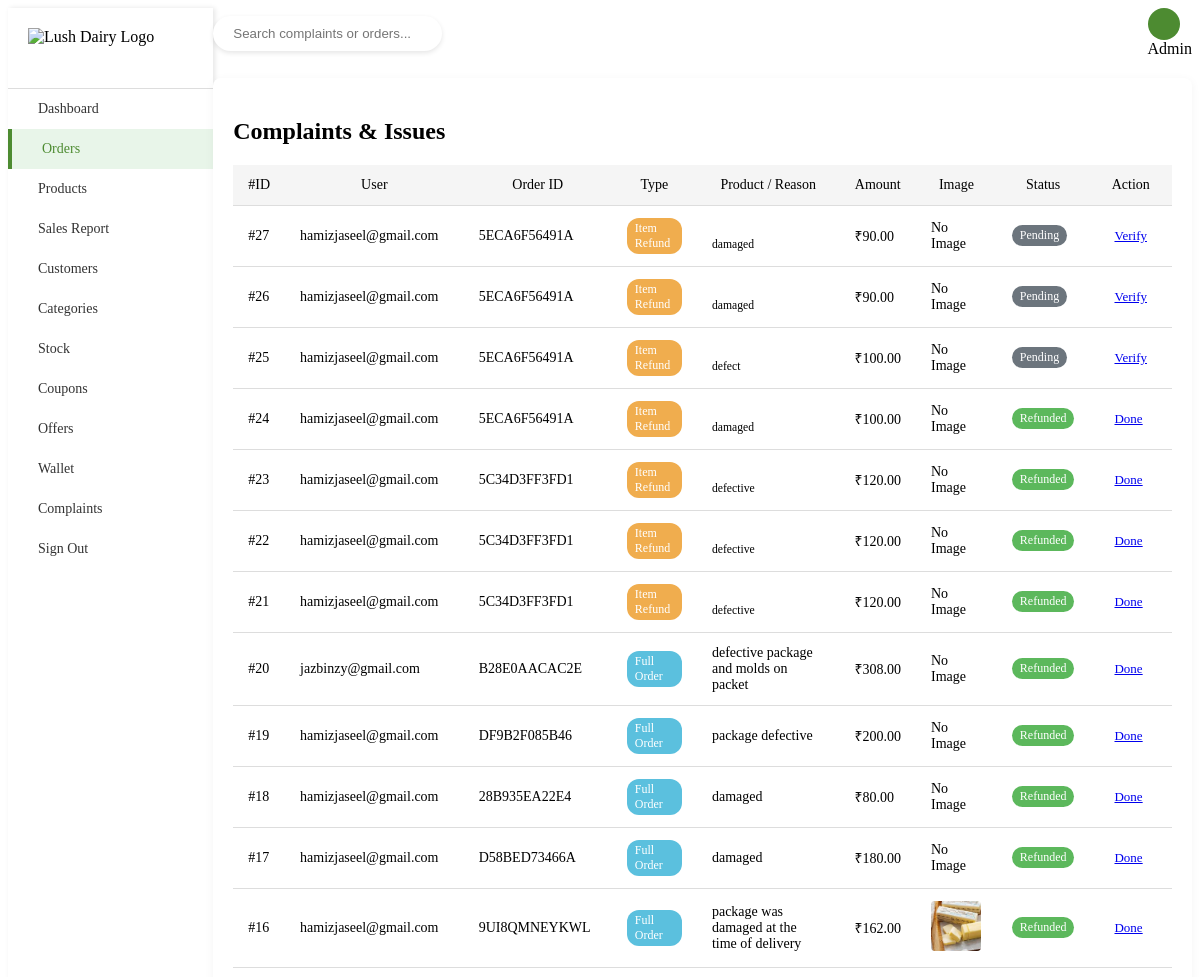
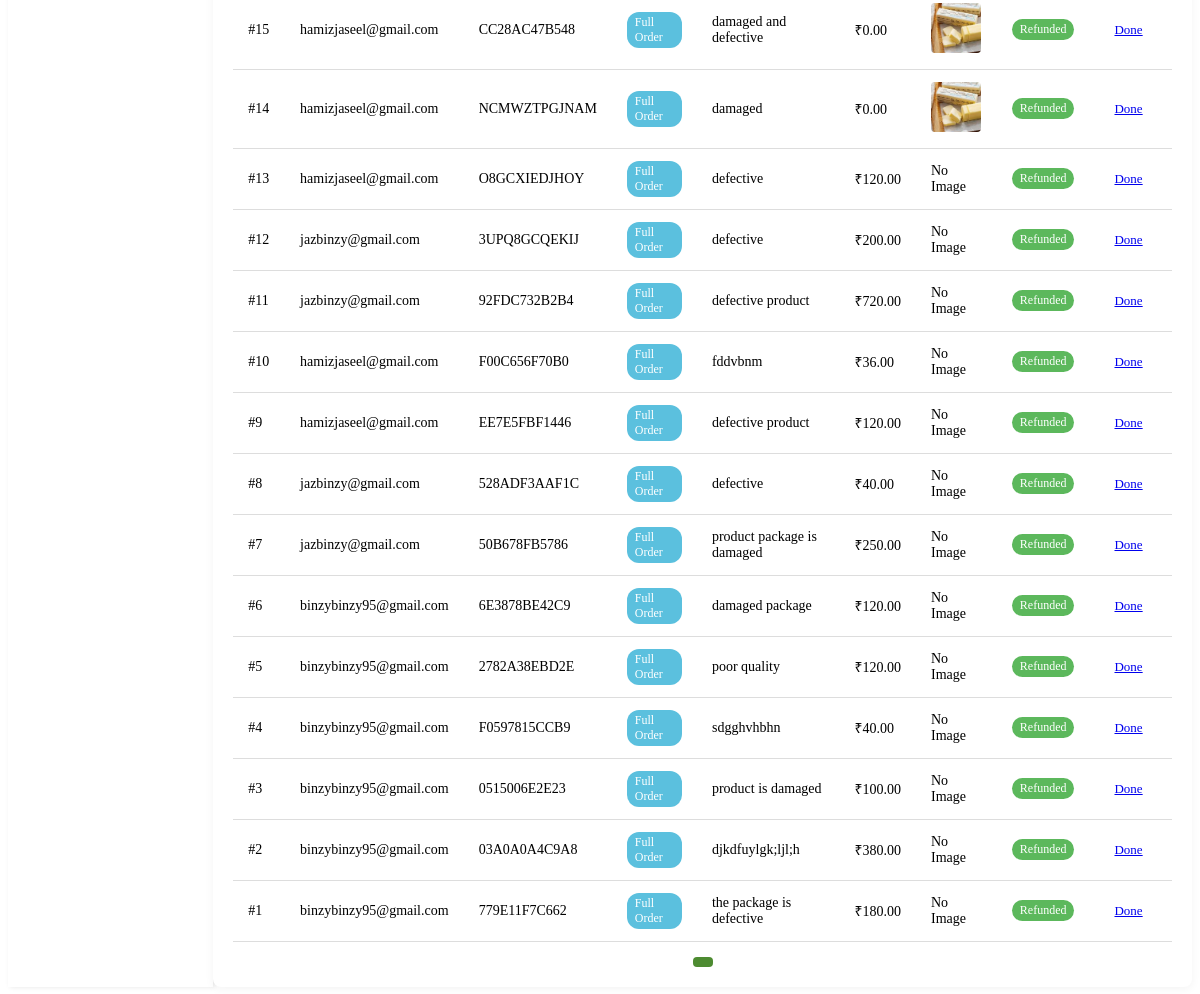
Page /accounts/return/requests/ on the committed database (2 pictures, top to bottom).
### app/models.py (models this page shows, shortened)
class ReturnRequest(models.Model):
    user = models.ForeignKey(CustomUser, on_delete=models.CASCADE)
    order = models.ForeignKey(Order, on_delete=models.CASCADE)
    order_item = models.ForeignKey(
        OrderItem, on_delete=models.CASCADE, null=True, blank=True
    )
    reason = models.TextField()
    refund_amount = models.DecimalField(max_digits=10, decimal_places=2)
    verified = models.BooleanField(default=False)
    refunded = models.BooleanField(default=False)
    requested_at = models.DateTimeField(auto_now_add=True)
    image = models.ImageField(upload_to="complaint_images/", blank=True, null=True)

class Order(models.Model):
    ORDER_STATUS = [
        ("pending", "Pending"),
        ("processing", "Processing"),
        ("shipped", "Shipped"),
        ("delivered", "Delivered"),
        ("cancelled", "Cancelled"),
        ("returned", "Returned"),
        ("Partially Cancelled", "Partially Cancelled"),
        ("Resolved", "Resolved"),
    ]
    RETURN_STATUS_CHOICES = [
        ("not_requested", "Not Requested"),
        ("requested", "Requested"),
        ("approved", "Approved"),
        ("rejected", "Rejected"),
    ]
    user = models.ForeignKey(
        CustomUser, on_delete=models.CASCADE, related_name="orders"
    )
    product = models.ForeignKey(
        Product, on_delete=models.CASCADE, null=True, blank=True
    )
    order_id = models.CharField(max_length=20, unique=True)
    razorpay_order_id = models.CharField(max_length=100, null=True, blank=True)
    total_amount = models.DecimalField(max_digits=10, decimal_places=2, null=True)
    status = models.CharField(max_length=20, choices=ORDER_STATUS, default="pending")
    address = models.ForeignKey(Address, on_delete=models.SET_NULL, null=True)
    created_at = models.DateTimeField(auto_now_add=True)
    updated_at = models.DateTimeField(auto_now=True)
    payment_method = models.CharField(max_length=50, default="COD")
    subtotal = models.DecimalField(max_digits=10, decimal_places=2, null=True)
    discount = models.DecimalField(max_digits=10, decimal_places=2, default=0)
    shipping = models.DecimalField(max_digits=10, decimal_places=2, default=0)
    return_status = models.CharField(
        max_length=20,
        choices=RETURN_STATUS_CHOICES,
        default="not_requested",
        blank=True,
    )
    address_name = models.CharField(max_length=100, default="")
    address_phone = models.CharField(max_length=15, default="")
    address_line1 = models.CharField(max_length=255, default="")
    address_line2 = models.CharField(max_length=255, blank=True, default="")
    address_city = models.CharField(max_length=100, default="")
    address_state = models.CharField(max_length=100, default="")
    address_zipcode = models.CharField(max_length=10, default="")
    coupon = models.ForeignKey(
        "Coupon", null=True, blank=True, on_delete=models.SET_NULL
    )
    wallet_amount = models.DecimalField(max_digits=10, decimal_places=2, default=0.00)
    class Meta:
        ordering = ["-created_at"]

### accounts/models.py (models this page shows, shortened)
class CustomUser(AbstractUser):
    is_user = models.BooleanField(default=False)
    is_panel_staff = models.BooleanField(default=False)
    referral_code = models.CharField(max_length=10, unique=True, blank=True, null=True)
    referred_by = models.ForeignKey(
        "self", null=True, blank=True, on_delete=models.SET_NULL
    )
    is_admin_user = models.BooleanField(default=False)
    is_blocked = models.BooleanField(default=False)
    created_at = models.DateTimeField(default=timezone.now)
    mobile = models.CharField(max_length=15, blank=True)
    profile_image = models.ImageField(
        upload_to="profiles/", default="profiles/default.jpeg"
    )
    bio = models.TextField(blank=True)
    pending_email = models.EmailField(blank=True, null=True)
    email_otp = models.CharField(max_length=6, blank=True, null=True)
    email_verified = models.BooleanField(default=False)

### accounts/views.py (the view)
def admin_return_requests(request):
    query = request.GET.get("q", "").strip()
    return_requests = ReturnRequest.objects.select_related(
        "user", "order_item", "order_item__product", "order_item__order"
    )
    if query:
        return_requests = return_requests.filter(
            Q(user__email__icontains=query)
            | Q(order_item__order__order_id__icontains=query)
            | Q(order_item__product__name__icontains=query)
        )
    return_requests = return_requests.order_by("-requested_at")
    return render(
        request,
        "admin_panel/return_request.html",
        {"return_requests": return_requests, "q": query},
    )

### templates/admin_panel/return_request.html (shortened to what this page needs)
{% extends 'admin_panel/base.html' %}
{% load static %}
{% block content %}
    <div class="container">
        <div class="sidebar">
            <div class="logo">
                <img src="{% static 'images/logo.png' %}" alt="Lush Dairy Logo">
            </div>
            <div class="nav-menu">
                <a href="{% url 'admin_panel:admin_dashboard' %}" class="nav-item">
                     Dashboard
                </a>
                <a href="{% url 'admin_panel:admin_order_list' %}"
                   class="nav-item active">
                     Orders
                </a>
                <a href="{% url 'admin_panel:product_list' %}" class="nav-item">
                     Products
                </a>
                <a href="{% url 'admin_panel:sales_report' %}" class="nav-item">
                     Sales Report
                </a>
                <a href="{% url 'admin_panel:user_list' %}" class="nav-item">
                     Customers
                </a>
                <a href="{% url 'admin_panel:category_list' %}" class="nav-item">
                     Categories
                </a>
                <a href="{% url 'admin_panel:inventory_list' %}" class="nav-item">
                     Stock
                </a>
                <a href="{% url 'admin_panel:coupon_list' %}" class="nav-item">
                     Coupons
                </a>
                <a href="{% url 'admin_panel:offer_list' %}" class="nav-item">
                     Offers
                </a>
                <a href="{% url 'admin_panel:wallet_transactions_list' %}"
                   class="nav-item">
                     Wallet
                </a>
                <a href="{% url 'admin_panel:admin_return_requests' %}" class="nav-item">
                     Complaints
                </a>
                <a href="{% url 'admin_panel:admin_logout' %}" class="nav-item">
                     Sign Out
                </a>
            </div>
        </div>
        <div class="main-content">
            <div class="header d-flex justify-content-between align-items-center mb-4">
                <form class="search-bar"
                      method="get"
                      action="{% url 'admin_panel:admin_return_requests' %}">
                    <input type="text"
                           name="search"
                           placeholder="Search complaints or orders...">
                    <button type="submit">
                    </button>
                </form>
                <div class="user-info d-flex align-items-center">
                    <div class="avatar">
                    </div>
                    <span class="ms-2">Admin</span>
                </div>
            </div>
            <div class="categories-section">
                <div class="section-header d-flex justify-content-between align-items-center mb-3">
                    <h2 class="section-title">Complaints & Issues</h2>
                </div>
                <div class="table-responsive">
                    <table class="categories-table table-hover">
                        <thead>
                            <tr>
                                <th>#ID</th>
                                <th>User</th>
                                <th>Order ID</th>
                                <th>Type</th>
                                <th>Product / Reason</th>
                                <th>Amount</th>
                                <th>Image</th>
                                <th>Status</th>
                                <th>Action</th>
                            </tr>
                        </thead>
                        <tbody>
                            {% for r in return_requests %}
                                <tr>
                                    <td>#{{ r.id }}</td>
                                    <td>{{ r.user.email }}</td>
                                    <td>{{ r.order.order_id }}</td>
                                    <td class="text-center">
                                        {% if r.order_item %}
                                            <span class="badge badge-warning">Item Refund</span>
                                        {% else %}
                                            <span class="badge badge-info">Full Order</span>
                                        {% endif %}
                                    </td>
                                    <td>
                                        {% if r.order_item %}
                                            <br>
                                            <small>{{ r.reason|truncatechars:50 }}</small>
                                        {% else %}
                                            {{ r.reason|truncatechars:60 }}
                                        {% endif %}
                                    </td>
                                    <td class="text-center">₹{{ r.refund_amount }}</td>
                                    <td class="text-center">
                                        {% if r.image %}
                                            <img src="{{ r.image.url }}"
                                                 class="img-thumbnail"
                                                 style="width:50px;
                                                        height:50px">
                                        {% else %}
                                            <span class="text-muted small">No Image</span>
                                        {% endif %}
                                    </td>
                                    <td class="text-center">
                                        {% if r.verified %}
                                            {% if r.refunded %}
                                                <span class="badge badge-success">Refunded</span>
                                            {% else %}
                                                <span class="badge badge-danger">Rejected</span>
                                            {% endif %}
                                        {% else %}
                                            <span class="badge badge-secondary">Pending</span>
                                        {% endif %}
                                    </td>
                                    <td class="text-center">
                                        <a href="{% url 'admin_panel:approve_return_request' r.id %}"
                                           class="btn btn-primary btn-sm mb-1">
                                            {% if not r.verified %}
                                                Verify
                                            {% elif not r.refunded %}
                                                Proceed
                                            {% else %}
                                                Done
                                            {% endif %}
                                        </a>
                                    </td>
                                </tr>
                            {% empty %}
                                <tr>
                                    <td colspan="9" class="text-center">No complaints found.</td>
                                </tr>
                            {% endfor %}
                        </tbody>
                    </table>
                </div>
                <div class="pagination mt-3">
                    <span class="current">{{ return_requests.number }}</span>
                </div>
            </div>
        </div>
    </div>
{% endblock %}

### templates/admin_panel/return_request.html (style rules this page uses)
.container { display: flex; min-height: 100vh; }
.sidebar { width: 240px; background-color: white; box-shadow: 2px 0 5px rgba(0,0,0,0.1); padding: 20px 0; }
.sidebar .logo { display: flex; align-items: center; padding: 0 20px 20px; border-bottom: 1px solid #ddd; }
.sidebar .logo img { height: 40px; margin-right: 10px; }
.nav-menu .nav-item { display: flex; align-items: center; padding: 12px 20px; font-size: 14px; color: #333; text-decoration: none; transition: all 0.3s; }
.nav-menu .nav-item.active, .nav-menu .nav-item:hover { background-color: #e8f5e9; color: #4d8b31; border-left: 4px solid #4d8b31; }
.header { display: flex; justify-content: space-between; align-items: center; margin-bottom: 20px; }
.search-bar { display: flex; align-items: center; background-color: white; border-radius: 20px; padding: 5px 15px; box-shadow: 0 2px 5px rgba(0,0,0,0.1); }
.search-bar input { border: none; outline: none; padding: 5px; }
.search-bar button { border: none; background: transparent; cursor: pointer; }
.user-info .avatar { width: 32px; height: 32px; border-radius: 50%; background-color: #4d8b31; color: white; display: flex; align-items: center; justify-content: center; }
.categories-section { background-color: white; border-radius: 8px; padding: 20px; box-shadow: 0 2px 10px rgba(0,0,0,0.05); }
.categories-table { width: 100%; border-collapse: collapse; }
.categories-table th, .categories-table td { padding: 12px 15px; font-size: 14px; vertical-align: middle; }
.categories-table th { background-color: #f5f5f5; font-weight: 500; }
.categories-table tr { border-bottom: 1px solid #ddd; transition: background 0.3s; }
.img-thumbnail { border-radius: 4px; object-fit: cover; }
.badge { display: inline-block; padding: 3px 8px; font-size: 12px; border-radius: 12px; color: white; font-weight: 500; }
.badge-warning { background-color: #f0ad4e; }
.badge-info { background-color: #5bc0de; }
.badge-success { background-color: #5cb85c; }
.badge-secondary { background-color: #6c757d; }
.btn-sm { padding: 5px 10px; font-size: 13px; border-radius: 4px; }
.pagination { display: flex; justify-content: center; margin-top: 15px; }
.pagination a, .pagination span { padding: 5px 10px; margin: 0 3px; border-radius: 4px; }
.pagination .current { background-color: #4d8b31; color: white; }

### rows in the picture
ReturnRequest: id "27", user.email "hamizjaseel@gmail.com", order.order_id "5ECA6F56491A", shows "Item Refund", reason "damaged", refund_amount "90.00", image "No Image", verified "Pending"
ReturnRequest: id "26", user.email "hamizjaseel@gmail.com", order.order_id "5ECA6F56491A", shows "Item Refund", reason "damaged", refund_amount "90.00", image "No Image", verified "Pending"
ReturnRequest: id "25", user.email "hamizjaseel@gmail.com", order.order_id "5ECA6F56491A", shows "Item Refund", reason "defect", refund_amount "100.00", image "No Image", verified "Pending"
ReturnRequest: id "24", user.email "hamizjaseel@gmail.com", order.order_id "5ECA6F56491A", shows "Item Refund", reason "damaged", refund_amount "100.00", image "No Image", verified "Refunded"
ReturnRequest: id "23", user.email "hamizjaseel@gmail.com", order.order_id "5C34D3FF3FD1", shows "Item Refund", reason "defective", refund_amount "120.00", image "No Image", verified "Refunded"
ReturnRequest: id "22", user.email "hamizjaseel@gmail.com", order.order_id "5C34D3FF3FD1", shows "Item Refund", reason "defective", refund_amount "120.00", image "No Image", verified "Refunded"
ReturnRequest: id "21", user.email "hamizjaseel@gmail.com", order.order_id "5C34D3FF3FD1", shows "Item Refund", reason "defective", refund_amount "120.00", image "No Image", verified "Refunded"
ReturnRequest: id "20", user.email "jazbinzy@gmail.com", order.order_id "B28E0AACAC2E", shows "Full Order", reason "defective package and molds on packet", refund_amount "308.00", image "No Image", verified "Refunded"
ReturnRequest: id "19", user.email "hamizjaseel@gmail.com", order.order_id "DF9B2F085B46", shows "Full Order", reason "package defective", refund_amount "200.00", image "No Image", verified "Refunded"
ReturnRequest: id "18", user.email "hamizjaseel@gmail.com", order.order_id "28B935EA22E4", shows "Full Order", reason "damaged", refund_amount "80.00", image "No Image", verified "Refunded"
ReturnRequest: id "17", user.email "hamizjaseel@gmail.com", order.order_id "D58BED73466A", shows "Full Order", reason "damaged", refund_amount "180.00", image "No Image", verified "Refunded"
ReturnRequest: id "16", user.email "hamizjaseel@gmail.com", order.order_id "9UI8QMNEYKWL", shows "Full Order", reason "package was damaged at the time of delivery", refund_amount "162.00", image (picture), verified "Refunded"
ReturnRequest: id "15", user.email "hamizjaseel@gmail.com", order.order_id "CC28AC47B548", shows "Full Order", reason "damaged and defective", refund_amount "0.00", image (picture), verified "Refunded"
ReturnRequest: id "14", user.email "hamizjaseel@gmail.com", order.order_id "NCMWZTPGJNAM", shows "Full Order", reason "damaged", refund_amount "0.00", image (picture), verified "Refunded"
ReturnRequest: id "13", user.email "hamizjaseel@gmail.com", order.order_id "O8GCXIEDJHOY", shows "Full Order", reason "defective", refund_amount "120.00", shows "No Image", verified "Refunded"
ReturnRequest: id "12", user.email "jazbinzy@gmail.com", order.order_id "3UPQ8GCQEKIJ", shows "Full Order", reason "defective", refund_amount "200.00", shows "No Image", verified "Refunded"
ReturnRequest: id "11", user.email "jazbinzy@gmail.com", order.order_id "92FDC732B2B4", shows "Full Order", reason "defective product", refund_amount "720.00", shows "No Image", verified "Refunded"
ReturnRequest: id "10", user.email "hamizjaseel@gmail.com", order.order_id "F00C656F70B0", shows "Full Order", reason "fddvbnm", refund_amount "36.00", shows "No Image", verified "Refunded"
ReturnRequest: id "9", user.email "hamizjaseel@gmail.com", order.order_id "EE7E5FBF1446", shows "Full Order", reason "defective product", refund_amount "120.00", shows "No Image", verified "Refunded"
ReturnRequest: id "8", user.email "jazbinzy@gmail.com", order.order_id "528ADF3AAF1C", shows "Full Order", reason "defective", refund_amount "40.00", shows "No Image", verified "Refunded"
ReturnRequest: id "7", user.email "jazbinzy@gmail.com", order.order_id "50B678FB5786", shows "Full Order", reason "product package is damaged", refund_amount "250.00", shows "No Image", verified "Refunded"
ReturnRequest: id "6", user.email "binzybinzy95@gmail.com", order.order_id "6E3878BE42C9", shows "Full Order", reason "damaged package", refund_amount "120.00", shows "No Image", verified "Refunded"
ReturnRequest: id "5", user.email "binzybinzy95@gmail.com", order.order_id "2782A38EBD2E", shows "Full Order", reason "poor quality", refund_amount "120.00", shows "No Image", verified "Refunded"
ReturnRequest: id "4", user.email "binzybinzy95@gmail.com", order.order_id "F0597815CCB9", shows "Full Order", reason "sdgghvhbhn", refund_amount "40.00", shows "No Image", verified "Refunded"
ReturnRequest: id "3", user.email "binzybinzy95@gmail.com", order.order_id "0515006E2E23", shows "Full Order", reason "product is damaged", refund_amount "100.00", shows "No Image", verified "Refunded"
ReturnRequest: id "2", user.email "binzybinzy95@gmail.com", order.order_id "03A0A0A4C9A8", shows "Full Order", reason "djkdfuylgk;ljl;h", refund_amount "380.00", shows "No Image", verified "Refunded"
ReturnRequest: id "1", user.email "binzybinzy95@gmail.com", order.order_id "779E11F7C662", shows "Full Order", reason "the package is defective", refund_amount "180.00", shows "No Image", verified "Refunded"
